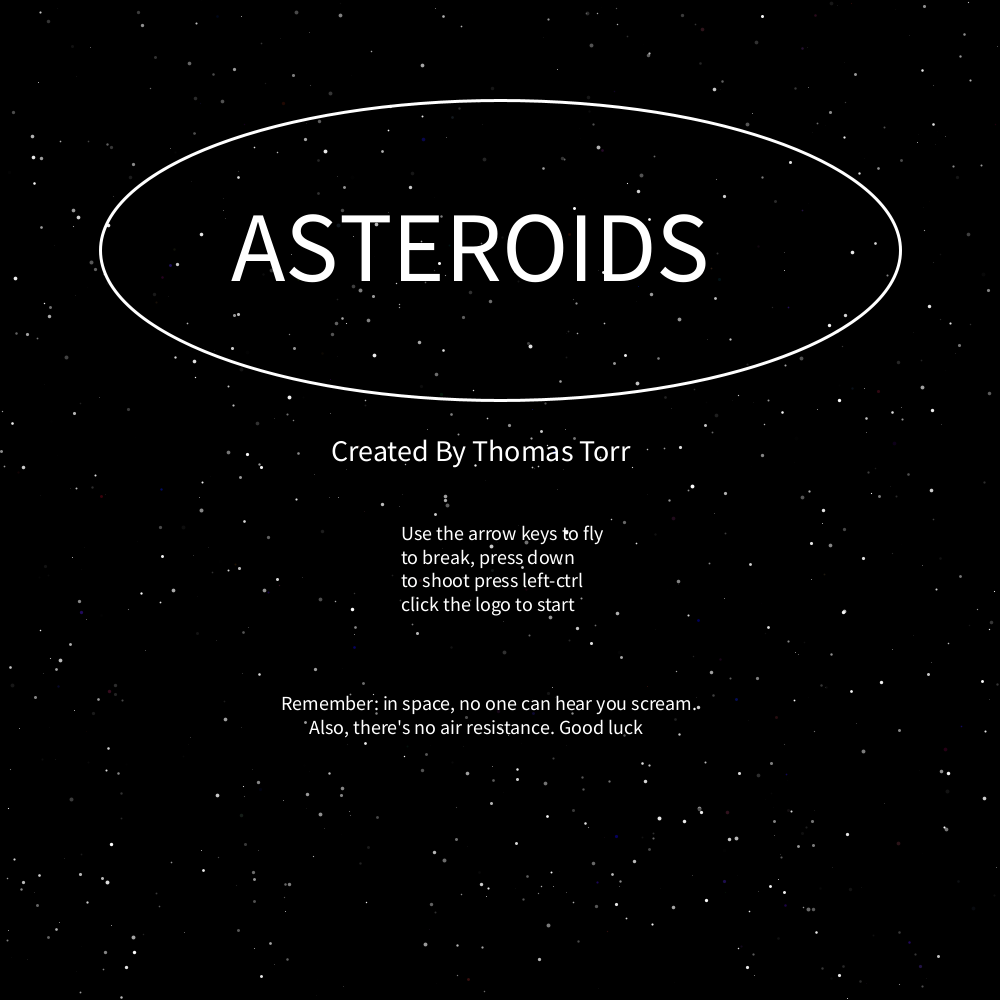
Frame 1 (no input)
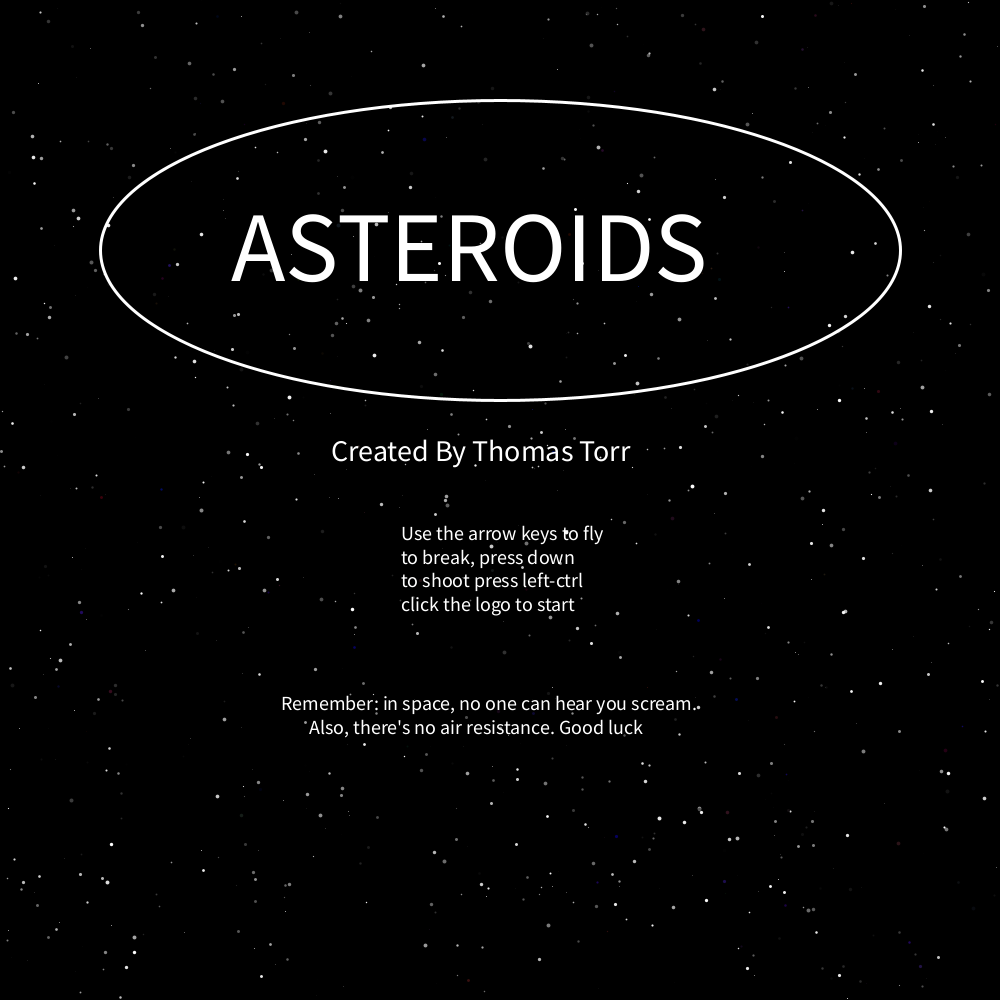
Frame 60 (the mouse pressed at the canvas centre just before this capture)
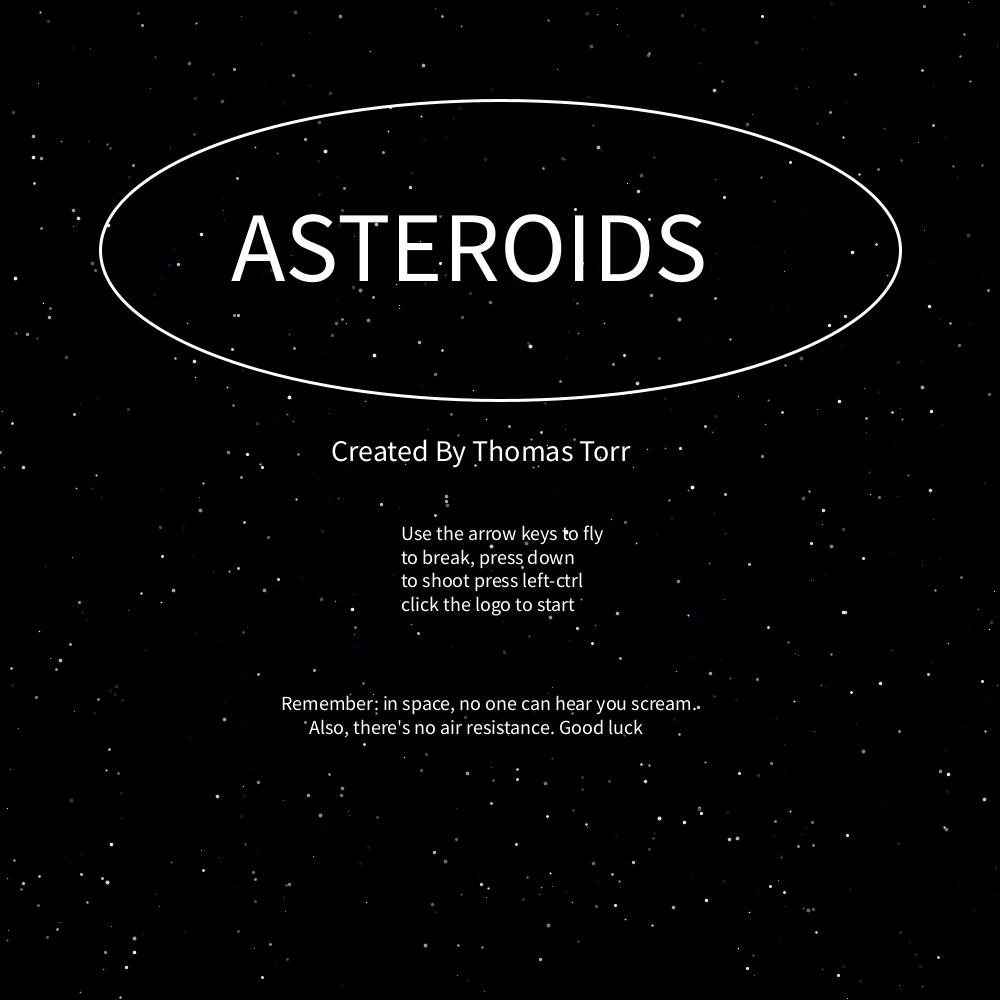
Frame 120 (the mouse held since frame 60 and released just before this capture)

The Processing sketch that drew these frames (run headless with seeded random() and noise(); from frame 60 on, the mouse is pressed at the canvas centre):

// Processing sketch: processing_81812
// ── processing_81812.pde

      boolean overStart=false,overRestart=false;
      int stage=0;
      float time,lastTime;
      
  Script play;
    
    void setup(){          //Setup Class
        play=new Script();
        noFill();
        size(1000,1000);
        lastTime=millis();
     }
    
    void draw(){            //Draw Class
    
              time=millis()-lastTime;
              lastTime=millis();
              translate(500,500);
              
              switch(stage){
                
                case 0: play.Menu();
                
                        if(mouseX <800 && mouseX> 200 && mouseY> 150 && mouseY< 350)
                          {overStart=true;}else {overStart=false;} 
                          
                break;
                case 1: play.GameLoop();
                        
                        if(play.gameOver) {stage=2;}
                        if(play.winGame) {stage=3;}
                        
                break;
                case 2: play.GameOver();
                        
                        if(play.time>100){
                        textSize(30);
                        text("RESTART",-70,60);
                        }
                        
                        if(mouseX >420 && mouseY >530 && mouseX <570 && mouseY <580)
                          {overRestart=true;}else {overRestart=false;}

                        
                break;
                case 3: play.Win();
                
                       if(play.time>100){
                        textSize(30);
                        text("RESTART",-70,60);
                       }
                        
                        if(mouseX >420 && mouseY >530 && mouseX <570 && mouseY <580)
                          {overRestart=true;}else {overRestart=false;}

                break;
              }
              
              
              
              
              
              
          
                
    }
    
    void mousePressed() {
      
                    if(overStart) { 
                        stage=1; 
                        overStart=false;
                    }
                    if(overRestart) { 
                        stage=1; play.Initialise(); 
                        overRestart=false;
                    }
                    

}

class Asteroid{
  
 PVector velocity, position;
 float si;
  boolean dead=false;

  Asteroid(){
   velocity=new PVector(3*cos(HALF_PI*random(4)),4*sin(HALF_PI*random(4)));
   position=RandomPos();
   si=random(50)+20;
  } 
  
  void display(int bw){
    
    ellipseMode(CENTER);
   strokeWeight(3);
   stroke(255,255,255,bw);
   noFill();
   if(!dead){
   ellipse(position.x,position.y,si,si);
   }

  }
  
  void update(){
    correct();
    PVector temp=new PVector(velocity.x,velocity.y);
    temp.mult(time*0.03);
   position.add(temp); 
  }
  
  void correct(){
     if(position.x>550){position.x=-540;}
     if(position.x<-550){position.x=540;}
     if(position.y>550){position.y=-540;}
     if(position.y<-550){position.y=540;}
  }
  
  PVector RandomPos(){
    
    PVector k=new PVector(random(1000)-500,random(1000)-500);
    
    if(k.x<300 && k.x>-300 && k.y<300 && k.y>-300){k=RandomPos();}
    
    return k;
  }
  
  
}


class Laser{
 
  PVector velocityL, starting, positionL,position;
  float ticker=0,ang;float life=50;
  boolean dead=false;
  
   Laser(float angle,PVector pos){
      ang=angle;
     velocityL=new PVector(20*cos(angle-HALF_PI),20*sin(angle-HALF_PI));
     positionL=new PVector(0,0);
     starting=pos;

   } 
   
   void display(){
           if(!isDead()){
                 correct();
                 PVector temp=new PVector(velocityL.x,velocityL.y);
                  temp.mult(time*0.03);
                 positionL.add(temp); 
                 position=new PVector(starting.x+positionL.x+12*cos(ang-HALF_PI),starting.y+positionL.y+12*sin(ang-HALF_PI));
                                  point(position.x,position.y);
                 ticker++;
           }else dead=true;
   }
   
   boolean isDead(){
     return ticker>life;
   }
   
     void correct(){
     if(positionL.x>550){positionL.x=-540;}
     if(positionL.x<-550){positionL.x=540;}
     if(positionL.y>550){positionL.y=-540;}
     if(positionL.y<-550){positionL.y=540;}
     }
   
  
}


/*
*
*
*
*
*
**/



class Script{
         
  /*
  *
  *
  *
  *
  *
  */
    
     int sizeX,sizeY,t,tStop,lastB,numAs,deadAs,time;
     Spaceship tom;
     Asteroid[] mars;
     Star[] star;
     int numBullets;
     Laser[]blip;
     boolean gameOver,winGame;
  
  Script(){              
                    Initialise();       
                            
          } 
                          
        void Menu(){                          //Whats on the Menu?
          
          background(0,0,0,255);
                  
                  drawStars();
                  
                           ellipseMode(CENTER);   
            strokeWeight(3);
            stroke(255);
           ellipse(0,-250,800,300);
           textSize(100);
           
           textSize(100);
           text("ASTEROIDS",-270,-220);
           textSize(30);
           text("Created By Thomas Torr",-170,-40);
           textSize(20);
           text("Use the arrow keys to fly \nto break, press down\nto shoot press left-ctrl\nclick the logo to start",-100,40);
           text("Remember: in space, no one can hear you scream.\n       Also, there's no air resistance. Good luck",-220,210);
           
        
        }
        
  void GameLoop(){        //Where the magic happens
        
                  
                    background(0,0,0,255);
                    
                                      drawStars();
 
                        tom.display();
                        fire();
                        
                        for(int i=0;i<numBullets;i++){ //draw bullets
                              blip[i].display();
                              
                              if(blip[i].isDead() && t-lastB>80){
                                  numBullets--;
                                  }
                                  
                                                                            //Contact Kill for laser on Asteroids
                                                                            
                                             for(int j=0;j<numAs; j++){
                                                       
                                              if(!blip[i].dead && !mars[j].dead && blip[i].position.dist(mars[j].position)<mars[j].si)
                                               {mars[j].dead=true;deadAs++;tStop=t;}
                                                    }
                                  
                                  
                              }
                              
                              
              
                      for(int i=0;i<numAs;i++){    //draw asteroids
                              mars[i].display(255);
                              mars[i].update();
                              
                                                                          //Contact Kill for asteroids on your pretty lil face
                                                              
                              for(int j=0;j<6;j+=2){
                                      if(!mars[i].dead && mars[i].position.dist(new PVector(tom.rot[j]+tom.position.x,tom.rot[j+1]+tom.position.y)) < mars[j].si-20 )
                                      {tom.dead=true; mars[i].display(200);tStop=t;}
                                      
                              }
                      }
                 
                 if(tom.dead) gameOver=true;
                 
                 if(numAs-deadAs==0) winGame=true;
                      
        t++;
        }
        
  void Win()
  {
    
        time=t-tStop;
    if (time>255){time=255;}
    
    
                    background(0+time);
                    drawStars();
                    
               if(time>70){
                    textSize(100);
                    fill(0,0,0);
                    text("WIN",-100,0);
               }      
                    if(time<255){
                        for(int i=0;i<numAs;i++){    //draw asteroids
                                  mars[i].display(255-time);
                                  mars[i].update();}
                    }
                    
                    tom.display();
                        fire();
                    t++;
        
        
  }
          
  void GameOver(){              //GameOverScreen
          
    time=t-tStop;
    if (time>255){time=255;}
    
    
                    background(0+time);
                    drawStars();
                    
               if(time>70){
                    textSize(100);
                    fill(0,0,0);
                    text("GAMEOVER",-250,0);
               }      
                    if(time<255){
                        for(int i=0;i<numAs;i++){    //draw asteroids
                                  mars[i].display(255-time);
                                  mars[i].update();}
                    }
                    t++;
                    
 
                }
                    
                    
        
  void fire(){
          if(!tom.dead && keyPressed && keyCode==CONTROL && numBullets<100  && t-lastB>12){
            
            
            blip[numBullets]=new Laser(tom.angle,tom.position);
            lastB=t;
            numBullets++;
            
          }
        }
        
  void Initialise(){
          
          //Initialise Variables
                    tom=new Spaceship();
                    star=new Star[1000];
                    
                    t=0;
                    numAs=30;
                    blip=new Laser[100];
                    numBullets=0;
                    mars=new Asteroid[numAs];
                    tStop=0;
                    deadAs=0;
                    gameOver=false;
                    winGame=false;
                    tom.dead=false;
                    lastB=0;
                    
                            for(int i=0;i<numAs;i++){    // Astroid Field
                            mars[i]=new Asteroid();
                            }
                            for(int i=0;i<1000;i++){  // Milky Way
                            
                                if(i<900){star[i]=new Star(1);}
                                else if(i<951){star[i]=new Star(2);}
                                else star[i]=new Star(3);
                            }
          
        }
        
        void drawStars(){
          
                               for(int i=0;i<1000;i++){    //draw stars
                              star[i].display();
                              star[i].update();
                              }
          
        }
   
}


class Spaceship{
 
 PVector position,velocity,acceleration;
 float[] dots=new float[6];
 float[] rot=new float[6];
 float angle=0;
 float maxSpeed;
 boolean dead=false;

 float s;  //size of ship

  Spaceship(){      //Constructor
   
   position=new PVector(0,0);
   velocity=new PVector(0,0);
   acceleration=new PVector(0,0);
   s=20; 
  
    
  
  dots[0]=0; dots[1]=-s;
  dots[2]=s/3; dots[3]=s/2;
  dots[4]=-s/3; dots[5]=s/2;
  
  
  } 
  
                  void display(){
                    
                    if(!dead){
                    Rotate();
                    accelerate();
                    stroke(255);
                    fly();
                    correct();
                    //line(-500,0,500,0);    //Plane
                    //line(0,-500,0,500);
                    
                    strokeWeight(3);
                    triangle(rot[0] +position.x,rot[1]  +position.y,
                              rot[2] +position.x ,rot[3] +position.y,
                                rot[4] +position.x ,rot[5]  +position.y);
                    }
                    
                  }
  
  void fly(){
    
    velocity.add(acceleration);
    PVector temp=new PVector(velocity.x,velocity.y);
    temp.mult(time*0.03);
    position.add(velocity);
    
  }
   
      
  void Rotate(){
    float dongle;
    
    if(keyPressed && keyCode == RIGHT){dongle=0.3;}
       else if(keyPressed && keyCode == LEFT){dongle=-0.3;}
       else{dongle=0;}
    
        for(int i=0; i<6;i+=2){   
            rot[i]=dots[i]*cos(dongle)-dots[i+1]*sin(dongle);      //2 arrays swapping data, each time rot goes to dots it rotates;
            rot[i+1]=dots[i+1]*cos(dongle)+dots[i]*sin(dongle);
        }
        
        for(int i=0; i<6;i++){
            dots[i]=rot[i];
        }
        angle+=dongle;
  }

  void accelerate(){

        if(keyPressed && keyCode == UP){acceleration=new PVector(cos(angle-HALF_PI),sin(angle-HALF_PI));}
       else if(keyPressed && keyCode == DOWN){acceleration=new PVector(-velocity.x*0.2,-velocity.y/2);}
         else if(velocity.mag()>6){acceleration=new PVector(-velocity.x*0.1,-velocity.y*0.1);}
         else{acceleration=new PVector(0,0);}
        
  }
  
    void correct(){
     if(position.x>550){position.x=-540;}
     if(position.x<-550){position.x=540;}
     if(position.y>550){position.y=-540;}
     if(position.y<-550){position.y=540;}
  }
  
  boolean contact(Asteroid a){
   
   return true;
  }
  
 

}



class Star{
  
 PVector velocity, position;
 float si;
 color co;

  Star(int num){
   velocity=new PVector(  0.003*cos(HALF_PI*random(2))  ,0.004*sin(HALF_PI*random(2)) );            
   position=new PVector(random(1000)-500,random(1000)-500);
   si=random(4);
   
   switch(num){
     case 1: co =color(random(255));break;
     case 2: co =color(random(60),random(30),random(30));break; //Red shift
     case 3: co =color(random(40),random(20),random(100));break; //Bule shift
   }
   
  } 
  
  
  void display(){
   strokeWeight(si);
   stroke(co);
   point(position.x,position.y);
  }
  
  void update(){
    correct();
   position.add(velocity); 
  }
  
  void correct(){
     if(position.x>550){position.x=-540;}
     if(position.x<-550){position.x=540;}
     if(position.y>550){position.y=-540;}
     if(position.y<-550){position.y=540;}
  }
  
  
}
